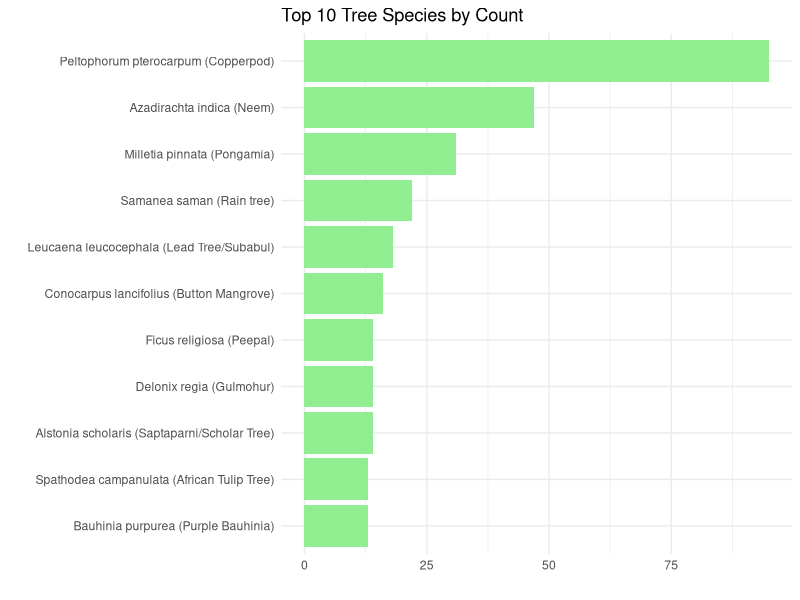
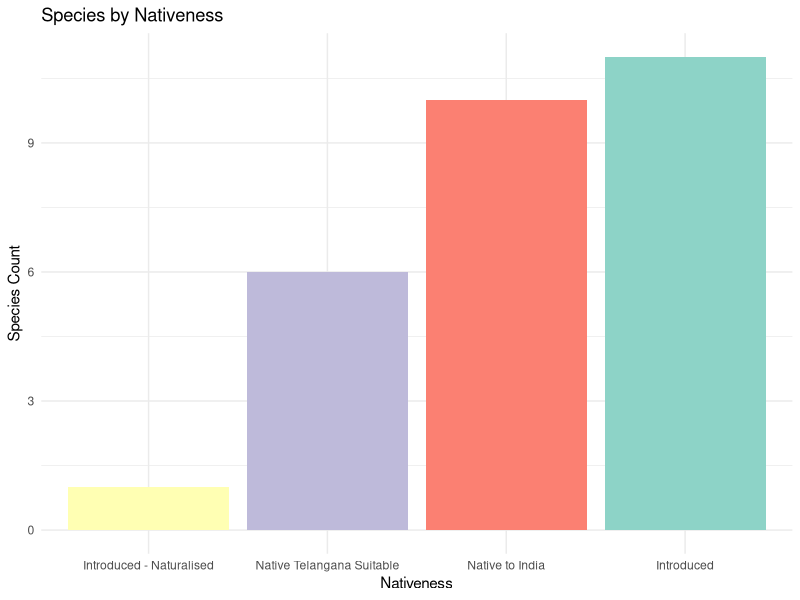

Write the R code that produced these figures, in order.
# install.packages("tidyverse")

library(tidyverse)
library(dplyr)

locationData <- read.csv("data/LocationData.csv")
treeData  <- read.csv("data/TreeData.csv")
treeAnimalData  <- read.csv("data/TreeAnimalData.csv")

colnames(locationData)
colnames(treeAnimalData)
colnames(treeData)

# Top 10 tree species #####

tree_counts <- treeData %>%
  group_by(TreeSpeciesName) %>%
  summarize(TreeCount = n()) %>%
  arrange(desc(TreeCount))

identified_trees_counts <- tree_counts %>%
  filter(TreeSpeciesName != "Unidentified / Other")

identified_significant_tree_counts <- tree_counts %>%
  filter(TreeSpeciesName != "Unidentified / Other" & TreeCount > 5)

identified_significant_tree_counts

print(identified_significant_tree_counts, n=Inf)

top_10_identified_significant_tree_counts <- identified_significant_tree_counts %>%
  top_n(10, wt = TreeCount)

ggplot(top_10_identified_significant_tree_counts, aes(x = reorder(TreeSpeciesName, TreeCount), y = TreeCount)) +
  geom_bar(stat = "identity", fill = "lightgreen") +
  coord_flip() +  # Flip coordinates for better readability
  labs(title = "Top 10 Tree Species by Count",
       x = "",
       y = "") +
  theme_minimal()


# Nativeness Summary ####

# Merge tree counts with nativeness data
nativeness <- identified_significant_tree_counts %>%
  left_join(treeData %>% select(TreeSpeciesName, Nativeness) %>% distinct(), by = "TreeSpeciesName")

# Summarize the data by Nativeness
nativeness_summary <- nativeness %>%
  group_by(Nativeness) %>%
  summarize(
    TotalTreeCount = sum(TreeCount),
    SpeciesCount = n(),
    ExampleSpecies = paste(unique(TreeSpeciesName), collapse = ", ")
  ) %>%
  arrange(desc(TotalTreeCount))

# Print the summarized data nicely
print(nativeness_summary)

# Create a bar chart to display the total tree count by nativeness with species names
ggplot(nativeness_summary, aes(x = reorder(Nativeness, SpeciesCount), y = SpeciesCount, fill = Nativeness)) +
  geom_bar(stat = "identity") +
  #geom_text(aes(label = ExampleSpecies),nudge_x = -0.2, hjust = 0.1, size = 3.5, color = "black") +  # Add species names
  #coord_flip() +  # Flip coordinates for better readability
  labs(title = "Species by Nativeness",
       x = "Nativeness",
       y = "Species Count") +
  theme_minimal() +
  scale_fill_brewer(palette = "Set3") + # Optional: use a color palette for better visualization
  theme(legend.position = "none")  # Remove the legend
